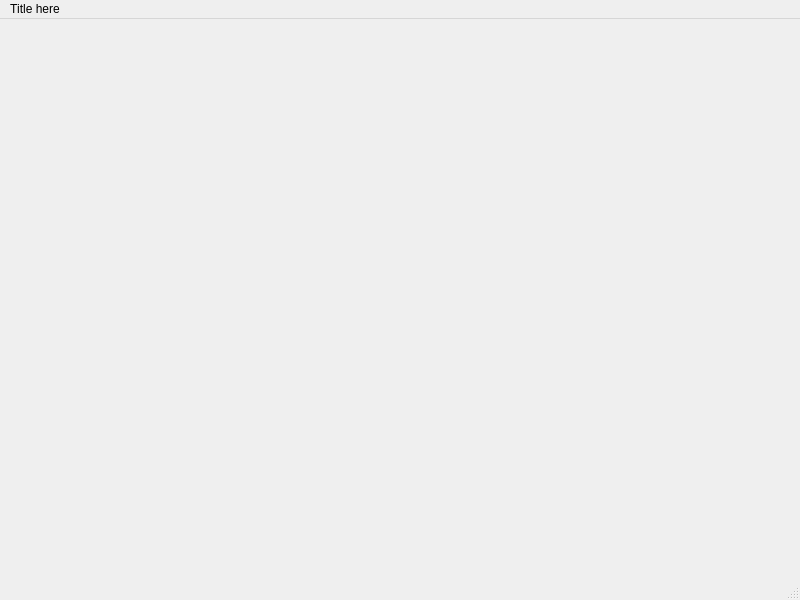
<?xml version="1.0" encoding="UTF-8"?>
<ui version="4.0">
 <class>MainWindow</class>
 <widget class="QMainWindow" name="MainWindow">
  <property name="geometry">
   <rect>
    <x>0</x>
    <y>0</y>
    <width>800</width>
    <height>600</height>
   </rect>
  </property>
  <property name="windowTitle">
   <string>MainWindow</string>
  </property>
  <widget class="QWidget" name="centralwidget"/>
  <widget class="QMenuBar" name="menubar">
   <property name="geometry">
    <rect>
     <x>0</x>
     <y>0</y>
     <width>800</width>
     <height>21</height>
    </rect>
   </property>
   <widget class="QMenu" name="menuTitle_here">
    <property name="title">
     <string>Title here</string>
    </property>
   </widget>
   <addaction name="menuTitle_here"/>
  </widget>
  <widget class="QStatusBar" name="statusbar"/>
 </widget>
 <resources/>
 <connections/>
</ui>
